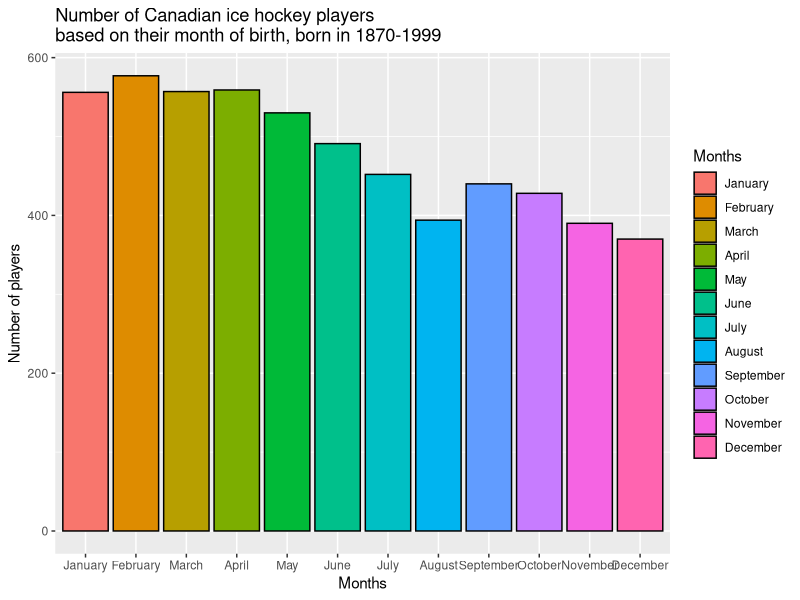
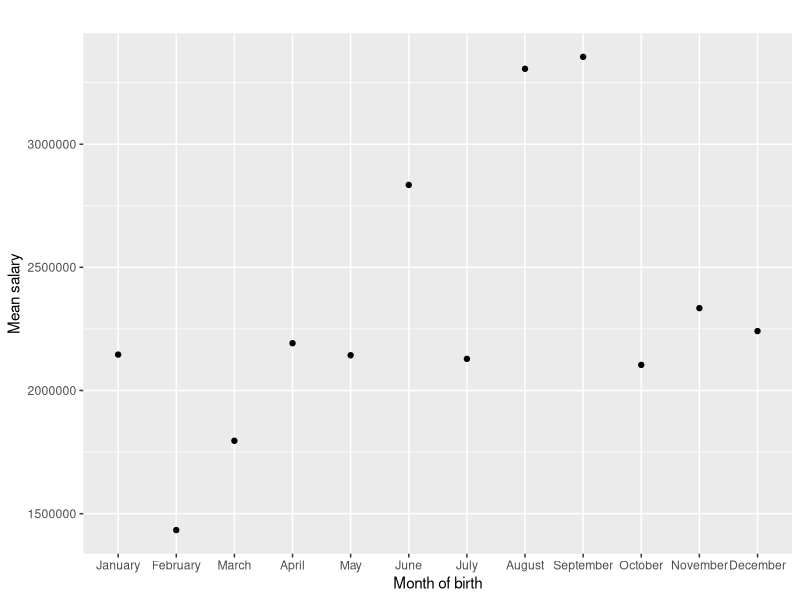

These charts were generated, in order, by the following R code:
setwd("C:/Users/Reina Borst/Desktop/UCU sem 4/Data Analysis for LAS/Group Project")
library(tidyverse)
library(plyr)

salary_canada <- read.csv('salary_canada.csv')
salary_finland <- read.csv('salary_finland.csv')
salary_sweden <- read.csv('salary_finland.csv')
salary_usa <- read.csv('salary_usa.csv')

#copy birth months plot Canada
canadians2 <- read.csv('new_canada_only2.csv')

canadians_adapted <- canadians2 %>% 
  mutate(
    dates = as.Date(birthDate),
    months = format(dates,'%m')
  )

canadians_adapted <- canadians_adapted %>%
  mutate( 
    month_text = case_when( 
      months == '01' ~ 'January', 
      months == '02' ~ 'February', 
      months == '03' ~ 'March', 
      months == '04' ~ 'April', 
      months == '05' ~ 'May', 
      months == '06' ~ 'June', 
      months == '07' ~ 'July', 
      months == '08' ~ 'August', 
      months == '09' ~ 'September', 
      months == '10' ~ 'October', 
      months == '11' ~ 'November', 
      months == '12' ~ 'December' 
    ) 
  )

canadians_adapted$month_text <- factor(canadians_adapted$month_text, levels = c("January", "February", "March", "April", "May", "June", "July", "August", "September", "October", "November", "December"))

ggplot() +
  geom_bar(data=canadians_adapted, mapping=aes(x=month_text, fill=month_text), colour='black') +
  scale_fill_brewer(palette="Set3") +
  scale_fill_discrete(name="Months") +
  labs(title = "Number of Canadian ice hockey players \nbased on their month of birth, born in 1870-1999", x = "Months", y = "Number of players")

#compute mean salaries per month
can_salary_adapted <- salary_canada %>% 
  mutate(
    dates = as.Date(Born),
    months = format(dates,'%m'),
    month_text = case_when( 
      months == '01' ~ 'January', 
      months == '02' ~ 'February', 
      months == '03' ~ 'March', 
      months == '04' ~ 'April', 
      months == '05' ~ 'May', 
      months == '06' ~ 'June', 
      months == '07' ~ 'July', 
      months == '08' ~ 'August', 
      months == '09' ~ 'September', 
      months == '10' ~ 'October', 
      months == '11' ~ 'November', 
      months == '12' ~ 'December' 
    ) 
  )

salary_can_jan <- subset(can_salary_adapted, month_text == "January") 
salary_can_feb <- subset(can_salary_adapted, month_text == "February")
salary_can_mar <- subset(can_salary_adapted, month_text == "March")
salary_can_apr <- subset(can_salary_adapted, month_text == "April")
salary_can_may <- subset(can_salary_adapted, month_text == "May")
salary_can_jun <- subset(can_salary_adapted, month_text == "June")
salary_can_jul <- subset(can_salary_adapted, month_text == "July")
salary_can_aug <- subset(can_salary_adapted, month_text == "August")
salary_can_sep <- subset(can_salary_adapted, month_text == "September")
salary_can_oct <- subset(can_salary_adapted, month_text == "October")
salary_can_nov <- subset(can_salary_adapted, month_text == "November")
salary_can_dec <- subset(can_salary_adapted, month_text == "December")

mean_sal_jan = mean(salary_can_jan$Salary, na.rm = TRUE)
mean_sal_feb = mean(salary_can_feb$Salary, na.rm = TRUE)
mean_sal_mar = mean(salary_can_mar$Salary, na.rm = TRUE)
mean_sal_apr = mean(salary_can_apr$Salary, na.rm = TRUE)
mean_sal_may = mean(salary_can_may$Salary, na.rm = TRUE)
mean_sal_jun = mean(salary_can_jun$Salary, na.rm = TRUE)
mean_sal_jul = mean(salary_can_jul$Salary, na.rm = TRUE)
mean_sal_aug = mean(salary_can_aug$Salary, na.rm = TRUE)
mean_sal_sep = mean(salary_can_sep$Salary, na.rm = TRUE)
mean_sal_oct = mean(salary_can_oct$Salary, na.rm = TRUE)
mean_sal_nov = mean(salary_can_nov$Salary, na.rm = TRUE)
mean_sal_dec = mean(salary_can_dec$Salary, na.rm = TRUE)

mean_sal_year <- c(mean(salary_can_jan$Salary, na.rm = TRUE), mean_sal_feb = mean(salary_can_feb$Salary, na.rm = TRUE), mean(salary_can_mar$Salary, na.rm = TRUE), mean(salary_can_apr$Salary, na.rm = TRUE), mean(salary_can_may$Salary, na.rm = TRUE), mean(salary_can_jun$Salary, na.rm = TRUE), mean(salary_can_jul$Salary, na.rm = TRUE), mean(salary_can_aug$Salary, na.rm = TRUE), mean(salary_can_sep$Salary, na.rm = TRUE), mean(salary_can_oct$Salary, na.rm = TRUE), mean(salary_can_nov$Salary, na.rm = TRUE), mean(salary_can_dec$Salary, na.rm = TRUE))
months_for_plot <- c('January', 'February', 'March', 'April', 'May', 'June', 'July', 'August', 'September', 'October', 'November', 'December')
ordered_months <- factor(months_for_plot, levels=c('January', 'February', 'March', 'April', 'May', 'June', 'July', 'August', 'September', 'October', 'November', 'December'), ordered=TRUE)

#Attempt to plot salary against birth months
ggplot() +
  geom_point(mapping=aes(x=ordered_months, y=mean_sal_year), colour='black') +
  labs(title = "", x = "Month of birth", y = "Mean salary")
